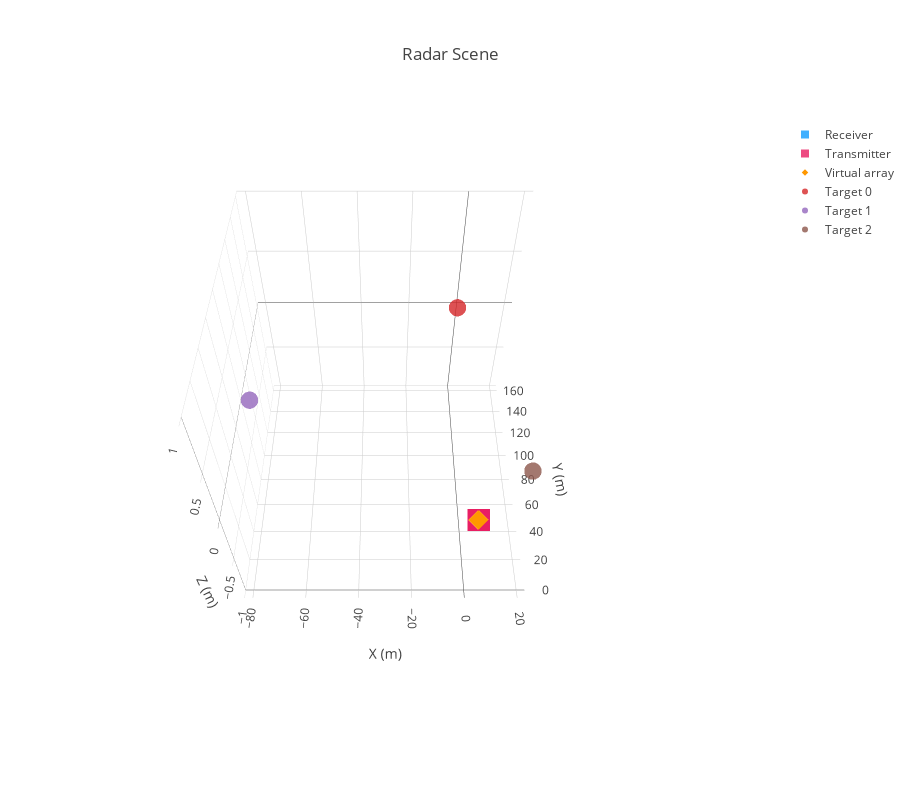

Notebook source saved alongside this figure:
### Code cell
from plotly.offline import download_plotlyjs, init_notebook_mode, plot, iplot
import plotly.graph_objs as go
from plotly import tools

init_notebook_mode(connected=True)

rx_loc_x = np.zeros(len(rx['channels']))
rx_loc_y = np.zeros(len(rx['channels']))
rx_loc_z = np.zeros(len(rx['channels']))
for rx_idx, rx_element in enumerate(rx['channels']):
    rx_loc_x[rx_idx] = rx_element['location'][0]
    rx_loc_y[rx_idx] = rx_element['location'][1]
    rx_loc_z[rx_idx] = rx_element['location'][2]

tx_loc_x = np.zeros(len(tx['channels']))
tx_loc_y = np.zeros(len(tx['channels']))
tx_loc_z = np.zeros(len(tx['channels']))
for tx_idx, tx_element in enumerate(tx['channels']):
    tx_loc_x[tx_idx] = tx_element['location'][0]
    tx_loc_y[tx_idx] = tx_element['location'][1]
    tx_loc_z[tx_idx] = tx_element['location'][2]

virtual_loc_x = np.zeros(radar.channel_size)
virtual_loc_y = np.zeros(radar.channel_size)
virtual_loc_z = np.zeros(radar.channel_size)
for virtual_idx, virtual_element in enumerate(radar.virtual_array):
    virtual_loc_x[virtual_idx] = virtual_element[0]
    virtual_loc_y[virtual_idx] = virtual_element[1]
    virtual_loc_z[virtual_idx] = virtual_element[2]

rx_axis = go.Scatter3d(
    x=rx_loc_x,
    y=rx_loc_y,
    z=rx_loc_z,
    mode='markers',
    name='Receiver',
    marker=dict(color='rgb(17, 157, 255)',
                size=8,
                opacity=0.8,
                symbol='square'),
)

tx_axis = go.Scatter3d(
    x=tx_loc_x,
    y=tx_loc_y,
    z=tx_loc_z,
    mode='markers',
    name='Transmitter',
    marker=dict(color='rgb(233, 30, 99)', size=8, opacity=0.8,
                symbol='square'),
)

virtual_axis = go.Scatter3d(
    x=virtual_loc_x,
    y=virtual_loc_y,
    z=virtual_loc_z,
    mode='markers',
    name='Virtual array',
    marker=dict(color='rgb(255, 152, 0)', size=5, opacity=1, symbol='diamond'),
)

data = [rx_axis, tx_axis, virtual_axis]

for target_idx, target in enumerate(targets):
    target_loc = go.Scatter3d(
        x=[target['location'][0]],
        y=[target['location'][1]],
        z=[target['location'][2]],
        mode='markers',
        name='Target ' + str(target_idx),
        marker=dict(size=6, opacity=0.8),
    )
    data = data + [target_loc]

camera = dict(
    up=dict(x=0, y=0, z=1),
    center=dict(x=0, y=0, z=0),
    eye=dict(x=0, y=-1.5, z=1.8),
)

layout = go.Layout(
    title='Radar Scene',
    height=800,
    scene=dict(
        xaxis=dict(title='X (m)'),
        yaxis=dict(title='Y (m)'),
        zaxis=dict(title='Z (m)'),
        camera=camera,
        aspectmode='cube',
    ),
    margin=dict(l=0, r=0, b=120, t=120),
    #     legend=dict(orientation='h'),
)
fig = go.Figure(data=data, layout=layout)
iplot(fig, filename='radar_scene.html')

### Figure 1 — Plotly figure (JSON) as saved in the notebook; plotly's stock layout.template omitted (floating-point values rounded to 4 significant figures)
{"data": [{"marker": {"color": "rgb(17, 157, 255)", "opacity": 0.8, "size": 8, "symbol": "square"}, "mode": "markers", "name": "Receiver", "type": "scatter3d", "uid": "57631885-ecd4-45a9-b3a3-ac60d1a2e817", "x": [0, 0.006218, 0.01244, 0.01865, 0.02487, 0.03109, 0.03731, 0.04352], "y": [0, 0, 0, 0, 0, 0, 0, 0], "z": [0, 0, 0, 0, 0, 0, 0, 0]}, {"marker": {"color": "rgb(233, 30, 99)", "opacity": 0.8, "size": 8, "symbol": "square"}, "mode": "markers", "name": "Transmitter", "type": "scatter3d", "uid": "bc0d4974-52d0-43b0-affe-c433c24c702a", "x": [-0.1492, -0.09948, -0.04974, 0], "y": [0, 0, 0, 0], "z": [0, 0, 0, 0]}, {"marker": {"color": "rgb(255, 152, 0)", "opacity": 1, "size": 5, "symbol": "diamond"}, "mode": "markers", "name": "Virtual array", "type": "scatter3d", "uid": "905c2edc-51aa-4b83-86bf-e10497bb686a", "x": [-0.1492, -0.143, -0.1368, -0.1306, -0.1244, -0.1181, -0.1119, -0.1057, -0.09948, -0.09326, -0.08705, -0.08083, -0.07461, -0.06839, -0.06218, -0.05596, -0.04974, -0.04352, -0.03731, -0.03109, -0.02487, -0.01865, -0.01244, -0.006218, 0, 0.006218, 0.01244, 0.01865, 0.02487, 0.03109, 0.03731, 0.04352], "y": [0, 0, 0, 0, 0, 0, 0, 0, 0, 0, 0, 0, 0, 0, 0, 0, 0, 0, 0, 0, 0, 0, 0, 0, 0, 0, 0, 0, 0, 0, 0, 0], "z": [0, 0, 0, 0, 0, 0, 0, 0, 0, 0, 0, 0, 0, 0, 0, 0, 0, 0, 0, 0, 0, 0, 0, 0, 0, 0, 0, 0, 0, 0, 0, 0]}, {"marker": {"opacity": 0.8, "size": 6}, "mode": "markers", "name": "Target 0", "type": "scatter3d", "uid": "0965b1f5-f938-49db-bfab-40c03197d5d4", "x": [0], "y": [160], "z": [0]}, {"marker": {"opacity": 0.8, "size": 6}, "mode": "markers", "name": "Target 1", "type": "scatter3d", "uid": "9f2f2d46-ac95-44a7-a42d-73eeedb507be", "x": [-80], "y": [80], "z": [0]}, {"marker": {"opacity": 0.8, "size": 6}, "mode": "markers", "name": "Target 2", "type": "scatter3d", "uid": "9d7435d1-8da2-43cd-9df6-8ee2fd867346", "x": [20], "y": [30], "z": [0]}], "layout": {"height": 800, "margin": {"b": 120, "l": 0, "r": 0, "t": 120}, "scene": {"aspectmode": "cube", "camera": {"center": {"x": 0, "y": 0, "z": 0}, "eye": {"x": 0, "y": -1.5, "z": 1.8}, "up": {"x": 0, "y": 0, "z": 1}}, "xaxis": {"title": {"text": "X (m)"}}, "yaxis": {"title": {"text": "Y (m)"}}, "zaxis": {"title": {"text": "Z (m)"}}}, "title": {"text": "Radar Scene"}}}
